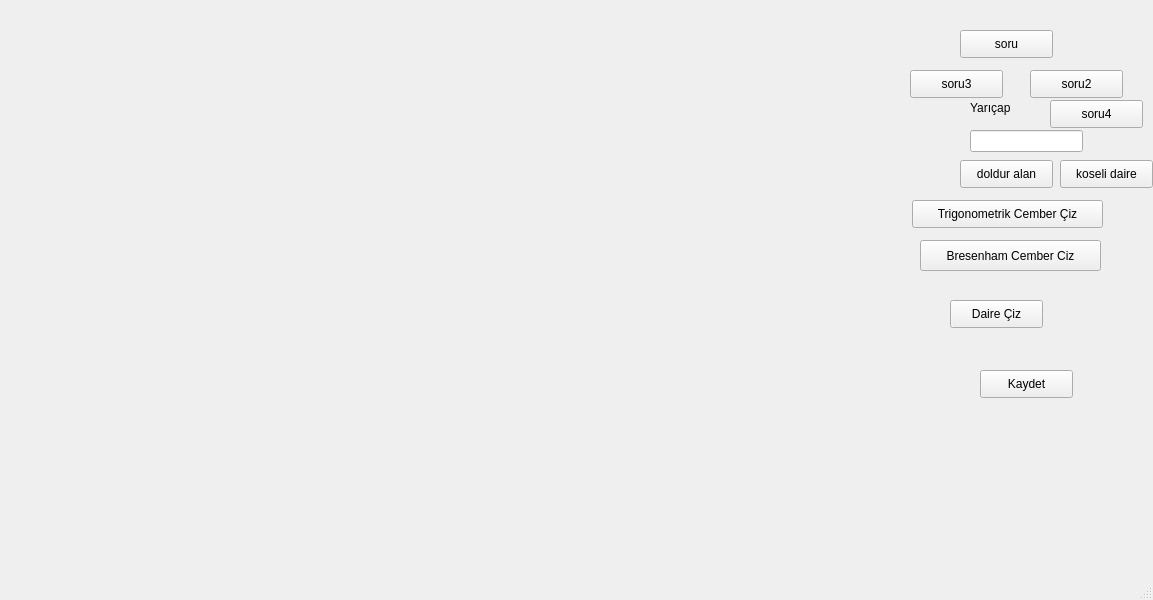
<?xml version="1.0" encoding="UTF-8"?>
<ui version="4.0">
 <class>MainWindow</class>
 <widget class="QMainWindow" name="MainWindow">
  <property name="geometry">
   <rect>
    <x>0</x>
    <y>0</y>
    <width>1153</width>
    <height>600</height>
   </rect>
  </property>
  <property name="windowTitle">
   <string>MainWindow</string>
  </property>
  <widget class="QWidget" name="centralwidget">
   <widget class="QPushButton" name="pushButton">
    <property name="geometry">
     <rect>
      <x>912</x>
      <y>200</y>
      <width>191</width>
      <height>28</height>
     </rect>
    </property>
    <property name="text">
     <string>Trigonometrik Cember Çiz</string>
    </property>
   </widget>
   <widget class="QPushButton" name="pushButton_2">
    <property name="geometry">
     <rect>
      <x>980</x>
      <y>370</y>
      <width>93</width>
      <height>28</height>
     </rect>
    </property>
    <property name="text">
     <string>Kaydet</string>
    </property>
   </widget>
   <widget class="QLineEdit" name="lineEdit">
    <property name="geometry">
     <rect>
      <x>970</x>
      <y>130</y>
      <width>113</width>
      <height>22</height>
     </rect>
    </property>
   </widget>
   <widget class="QLabel" name="label">
    <property name="geometry">
     <rect>
      <x>970</x>
      <y>100</y>
      <width>55</width>
      <height>16</height>
     </rect>
    </property>
    <property name="text">
     <string>Yarıçap</string>
    </property>
   </widget>
   <widget class="QPushButton" name="pushButton_3">
    <property name="geometry">
     <rect>
      <x>920</x>
      <y>240</y>
      <width>181</width>
      <height>31</height>
     </rect>
    </property>
    <property name="text">
     <string>Bresenham Cember Ciz</string>
    </property>
   </widget>
   <widget class="QPushButton" name="pushButton_4">
    <property name="geometry">
     <rect>
      <x>950</x>
      <y>300</y>
      <width>93</width>
      <height>28</height>
     </rect>
    </property>
    <property name="text">
     <string>Daire Çiz</string>
    </property>
   </widget>
   <widget class="QPushButton" name="pushButton_5">
    <property name="geometry">
     <rect>
      <x>960</x>
      <y>30</y>
      <width>93</width>
      <height>28</height>
     </rect>
    </property>
    <property name="text">
     <string>soru</string>
    </property>
   </widget>
   <widget class="QPushButton" name="pushButton_6">
    <property name="geometry">
     <rect>
      <x>1030</x>
      <y>70</y>
      <width>93</width>
      <height>28</height>
     </rect>
    </property>
    <property name="text">
     <string>soru2</string>
    </property>
   </widget>
   <widget class="QPushButton" name="pushButton_7">
    <property name="geometry">
     <rect>
      <x>910</x>
      <y>70</y>
      <width>93</width>
      <height>28</height>
     </rect>
    </property>
    <property name="text">
     <string>soru3</string>
    </property>
   </widget>
   <widget class="QPushButton" name="pushButton_8">
    <property name="geometry">
     <rect>
      <x>960</x>
      <y>160</y>
      <width>93</width>
      <height>28</height>
     </rect>
    </property>
    <property name="text">
     <string>doldur alan</string>
    </property>
   </widget>
   <widget class="QPushButton" name="pushButton_9">
    <property name="geometry">
     <rect>
      <x>1050</x>
      <y>100</y>
      <width>93</width>
      <height>28</height>
     </rect>
    </property>
    <property name="text">
     <string>soru4</string>
    </property>
   </widget>
   <widget class="QPushButton" name="pushButton_10">
    <property name="geometry">
     <rect>
      <x>1060</x>
      <y>160</y>
      <width>93</width>
      <height>28</height>
     </rect>
    </property>
    <property name="text">
     <string>koseli daire</string>
    </property>
   </widget>
  </widget>
  <widget class="QMenuBar" name="menubar">
   <property name="geometry">
    <rect>
     <x>0</x>
     <y>0</y>
     <width>1153</width>
     <height>21</height>
    </rect>
   </property>
  </widget>
  <widget class="QStatusBar" name="statusbar"/>
 </widget>
 <resources/>
 <connections/>
</ui>
